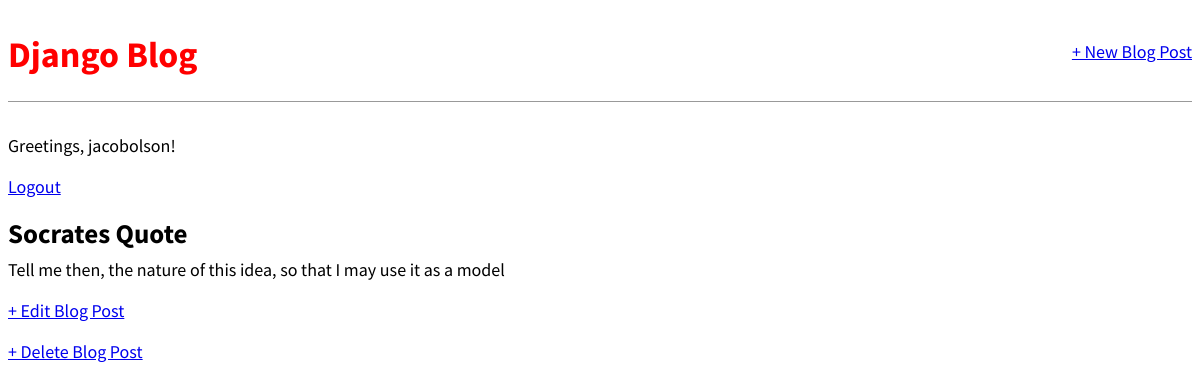
The app's page /post/1/ (signed in) with its own data.
### blog/models.py (models this page shows, shortened)
class Post(models.Model):
    title = models.CharField(max_length=200)
    author = models.ForeignKey(
        "auth.User",
        on_delete=models.CASCADE,
    )
    body = models.TextField()

### blog/views.py (the view)
# urls.py: path("post/<int:pk>/", BlogDetailView.as_view(), name="post_detail"),
class BlogDetailView(DetailView):  # new
    model = Post
    template_name = "post_detail.html"

### templates/post_detail.html
{% extends "base.html" %}
{% block content %}
<div class="post-entry">
    <h2> {{post.title }}</h2>
    <p> {{post.body }}</p>
</div>
<p><a href="{% url 'post_edit' post.pk %}">+ Edit Blog Post</a></p>
<p><a href="{% url 'post_delete' post.pk %}">+ Delete Blog Post</a></p>
{% endblock content %}

### templates/base.html (shortened to what this page needs)
{% load static %}
<html>
<head>
    <link href="{% static 'css/base.css' %}" rel="stylesheet">
</head>
<body>
    <div>
        <header>
            <div class="nav-left">
                <h1><a href="{% url 'home' %}">Django Blog</a></h1>
            </div>
            <div class="nav-right">
                <a href="{% url 'post_new' %}">+ New Blog Post</a>
            </div>
        </header>
        {% if user.is_authenticated %}
        <p>Greetings, {{ user.username }}!</p>
        <p><a href="{% url 'logout' %}">Logout</a></p>
        {% else %}
        <p>You are not logged in.</p>
        <a href="{% url 'login' %}">Login</a> |
        <a href="{% url 'signup' %}">Sign up</a>
        {% endif %}
        {% block content %}
        {% endblock content %}
    </div>
</body>
</html>

### static/css/base.css (style rules this page uses)
body { font-family: 'Source Sans Pro', sans-serif; font-size: 18px; }
header { border-bottom: 1px solid #999; margin-bottom: 2rem; display: flex; }
header h1 a { color: red; text-decoration: none; }
.nav-left { margin-right: auto; }
.nav-right { display: flex; padding-top: 2rem; }
.post-entry { margin-bottom: 0.5rem 0; }
.post-entry h2 { margin: 0.5rem 0; }
.post-entry p { margin: 0; font-weight: 400; }

### records on screen
Post: title "Socrates Quote", body "Tell me then, the nature of this idea, so that I may use it as a model"

### other values on screen
{{ user.username }} "jacobolson"
